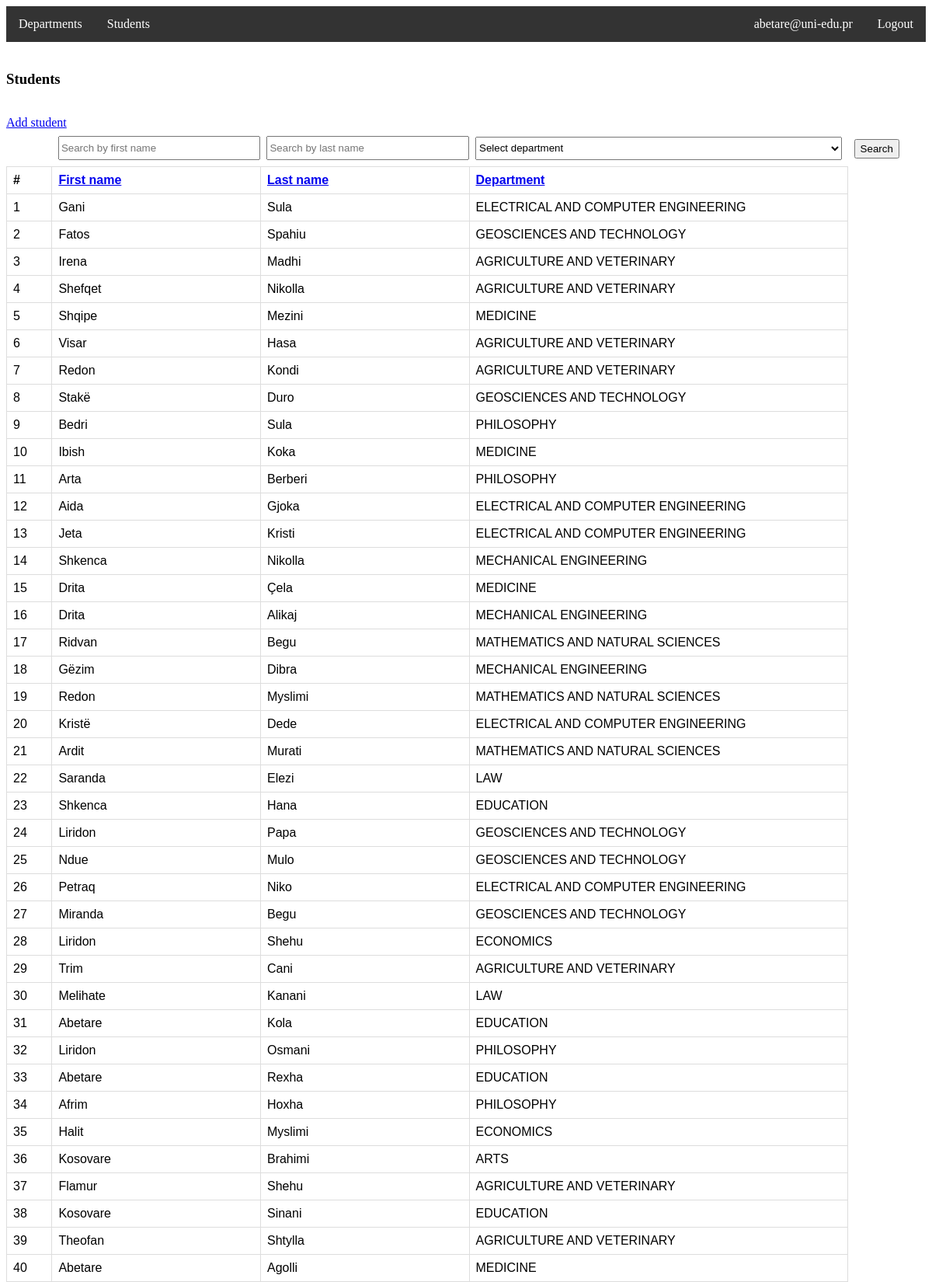
Screenshot of /students/ (signed in, upper part) with the database file from the repository.
### users/models.py (models this page shows, shortened)
class User(AbstractUser):
    username = None
    email = models.EmailField(unique=True)
    departments = models.ManyToManyField('departments.Department')
    USERNAME_FIELD = 'email'
    REQUIRED_FIELDS = []

### students/models.py (models this page shows, shortened)
class Student(models.Model):
    first_name = models.CharField(max_length=250)
    last_name = models.CharField(max_length=250)
    department = models.ForeignKey(to=Department, on_delete=models.CASCADE)

### departments/models.py (models this page shows, shortened)
class Department(models.Model):
    name = models.CharField(max_length=250)
    opened_on = models.DateField()
    def __str__(self):
        return self.name

### students/views.py (the view)
# urls.py: path('', views.HomeView.as_view(), name='home'),
@method_decorator(login_required, name='dispatch')
@method_decorator(user_passes_test(email_check), name='dispatch')
@method_decorator(permission_required('students.view_students'), name='dispatch')
class HomeView(generic.ListView):
    model = Student
    template_name = 'students/home.html'
    context_object_name = 'students'
    def get_context_data(self, **kwargs):
        context = super(HomeView, self).get_context_data(**kwargs)
        context['departments'] = Department.objects.all()
        return context
    def get_queryset(self):
        fields = {'first_name': 'first_name__icontains', 'last_name': 'last_name__icontains', 'department': 'department__id'}
        kwargs = {fields[name]: value for name, value in self.request.GET.items() if name in fields and value}
        return self.model.objects.filter(**kwargs) if kwargs else self.model.objects.all()

### users/permissions.py (called while the page is built)
def email_check(user):
    return user.email.endswith('@uni-edu.pr')

### students/templates/students/home.html (shortened to what this page needs)
{% extends 'base.html' %}
{% block content %}
<br><h3>Students</h3><br>
{% if perms.students.add_student %}
    <a href="{% url 'students:create' %}">Add student</a>
{% endif %}
<table>
    <tr class="filter">
        <form action="{% url 'students:home' %}">
            <th></th>
            <th><input type="text" name="first_name" placeholder="Search by first name"></th>
            <th><input type="text" name="last_name" placeholder="Search by last name"></th>
            <th>
                <select name="department">
                    <option value="0">Select department</option>
                </select>
            </th>
            <th><button type="submit">Search</button></th>
        </form>
    </tr>
    <tr>
        <th>#</th>
        <th><a href="?order_by=first_name">First name</a></th>
        <th><a href="?order_by=last_name">Last name</a></th>
        <th><a href="?order_by=department__name">Department</a></th>
    </tr>
    {% for student in students %}
        <tr onclick='window.location.href="{% url 'students:detail' student.pk %}"'>
            <td>{{ forloop.counter }}</td>
            <td>{{ student.first_name }}</td>
            <td>{{ student.last_name }}</td>
            <td>{{ student.department }}</td>
        </tr>
    {% endfor %}
</table>
{% endblock %}

### universitycbv/templates/base.html (shortened to what this page needs)
<!DOCTYPE html>
<html lang="en">
<head>
    {% load static %}
    {% block staticfiles %} <link rel="stylesheet" href="{% static 'css/style.css' %}"> {% endblock %}
</head>
<body>
<ul id='navbar'>
    <li><a href="{% url 'departments:home' %}">Departments</a></li>
    <li><a href="{% url 'students:home' %}">Students</a></li>
    {% if request.user.is_authenticated %}
        <li style="float: right"><a href="{% url 'users:logout' %}">Logout</a></li>
        <li style="float: right"><a href="">{{ request.user.email }}</a></li>
    {% else %}
        <li style="float: right"><a href="{% url 'users:login' %}">Login</a></li>
        <li style="float: right"><a href="{% url 'users:create' %}">Sign up</a></li>
    {% endif %}
</ul>
{% block content %} {% endblock %}
</body>
</html>

### universitycbv/static/css/style.css (style rules this page uses)
ul#navbar { list-style-type: none; margin: 0; padding: 0; overflow: hidden; background-color: #333; }
#navbar > li { float: left; }
#navbar li a { display: block; color: white; text-align: center; padding: 14px 16px; text-decoration: none; }
table { font-family: arial, sans-serif; border-collapse: collapse; width: 100%; }
th, td { border: 1px solid #dddddd; text-align: left; padding: 8px; }
tr { cursor: pointer; }
tr.filter > th { border-style: none }
input[type='text'] { width: 100%; height: 25px }
button[type='submit'] { height: 25px; }
select[name='department'] { width: 100%; height: 30px }

### rows the page displays
User: user.email "abetare@uni-edu.pr"
Student: first_name "Gani", last_name "Sula", department "ELECTRICAL AND COMPUTER ENGINEERING"
Student: first_name "Fatos", last_name "Spahiu", department "GEOSCIENCES AND TECHNOLOGY"
Student: first_name "Irena", last_name "Madhi", department "AGRICULTURE AND VETERINARY"
Student: first_name "Shefqet", last_name "Nikolla", department "AGRICULTURE AND VETERINARY"
Student: first_name "Shqipe", last_name "Mezini", department "MEDICINE"
Student: first_name "Visar", last_name "Hasa", department "AGRICULTURE AND VETERINARY"
Student: first_name "Redon", last_name "Kondi", department "AGRICULTURE AND VETERINARY"
Student: first_name "Stakë", last_name "Duro", department "GEOSCIENCES AND TECHNOLOGY"
Student: first_name "Bedri", last_name "Sula", department "PHILOSOPHY"
Student: first_name "Ibish", last_name "Koka", department "MEDICINE"
Student: first_name "Arta", last_name "Berberi", department "PHILOSOPHY"
Student: first_name "Aida", last_name "Gjoka", department "ELECTRICAL AND COMPUTER ENGINEERING"
Student: first_name "Jeta", last_name "Kristi", department "ELECTRICAL AND COMPUTER ENGINEERING"
Student: first_name "Shkenca", last_name "Nikolla", department "MECHANICAL ENGINEERING"
Student: first_name "Drita", last_name "Çela", department "MEDICINE"
Student: first_name "Drita", last_name "Alikaj", department "MECHANICAL ENGINEERING"
Student: first_name "Ridvan", last_name "Begu", department "MATHEMATICS AND NATURAL SCIENCES"
Student: first_name "Gëzim", last_name "Dibra", department "MECHANICAL ENGINEERING"
Student: first_name "Redon", last_name "Myslimi", department "MATHEMATICS AND NATURAL SCIENCES"
Student: first_name "Kristë", last_name "Dede", department "ELECTRICAL AND COMPUTER ENGINEERING"
Student: first_name "Ardit", last_name "Murati", department "MATHEMATICS AND NATURAL SCIENCES"
Student: first_name "Saranda", last_name "Elezi", department "LAW"
Student: first_name "Shkenca", last_name "Hana", department "EDUCATION"
Student: first_name "Liridon", last_name "Papa", department "GEOSCIENCES AND TECHNOLOGY"
Student: first_name "Ndue", last_name "Mulo", department "GEOSCIENCES AND TECHNOLOGY"
Student: first_name "Petraq", last_name "Niko", department "ELECTRICAL AND COMPUTER ENGINEERING"
Student: first_name "Miranda", last_name "Begu", department "GEOSCIENCES AND TECHNOLOGY"
Student: first_name "Liridon", last_name "Shehu", department "ECONOMICS"
Student: first_name "Trim", last_name "Cani", department "AGRICULTURE AND VETERINARY"
Student: first_name "Melihate", last_name "Kanani", department "LAW"
Student: first_name "Abetare", last_name "Kola", department "EDUCATION"
Student: first_name "Liridon", last_name "Osmani", department "PHILOSOPHY"
Student: first_name "Abetare", last_name "Rexha", department "EDUCATION"
Student: first_name "Afrim", last_name "Hoxha", department "PHILOSOPHY"
Student: first_name "Halit", last_name "Myslimi", department "ECONOMICS"
Student: first_name "Kosovare", last_name "Brahimi", department "ARTS"
Student: first_name "Flamur", last_name "Shehu", department "AGRICULTURE AND VETERINARY"
Student: first_name "Kosovare", last_name "Sinani", department "EDUCATION"
Student: first_name "Theofan", last_name "Shtylla", department "AGRICULTURE AND VETERINARY"
Student: first_name "Abetare", last_name "Agolli", department "MEDICINE"
